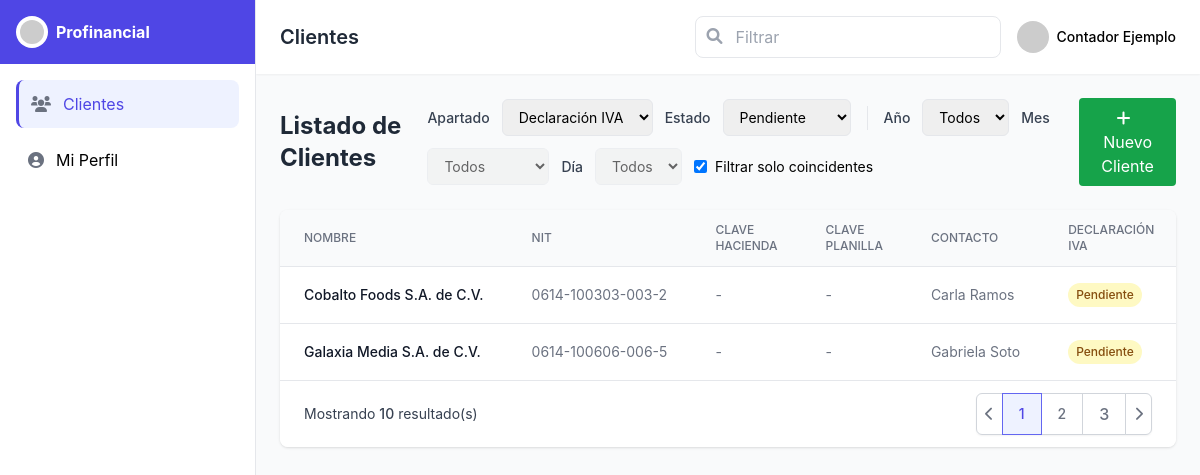
The app's page /cliente/PHP/clientes_listado.php with its own data.
### tables this page shows
CREATE TABLE IF NOT EXISTS `clientes` (
  `id` bigint NOT NULL AUTO_INCREMENT,
  `nombre` varchar(160) NOT NULL,
  `nit` varchar(32) DEFAULT NULL,
  `nrc` varchar(32) DEFAULT NULL,
  `contacto` varchar(120) DEFAULT NULL,
  `telefono` varchar(40) DEFAULT NULL,
  `email` varchar(160) DEFAULT NULL,
  `clave_hacienda` varchar(64) DEFAULT NULL,
  `clave_planilla` varchar(64) DEFAULT NULL,
  `contador` varchar(120) DEFAULT NULL,
  `direccion` varchar(255) DEFAULT NULL,
  `activo` tinyint(1) NOT NULL DEFAULT '1',
  `creado_en` timestamp NOT NULL DEFAULT CURRENT_TIMESTAMP,
  `actualizado_en` timestamp NULL DEFAULT NULL ON UPDATE CURRENT_TIMESTAMP,
  PRIMARY KEY (`id`),
  UNIQUE KEY `uk_clientes_ident` (`nit`,`nrc`),
  KEY `idx_clientes_nombre` (`nombre`)
);

### cliente/PHP/clientes_listado.php (the view, shortened to what this page needs)
<?php
$DB_HOST='localhost';
$DB_NAME='profinancial_crm';
$DB_USER='root';
$DB_PASS='';
function h($s){ return htmlspecialchars((string)$s, ENT_QUOTES, 'UTF-8'); }
try {
  $pdo = new PDO("mysql:host=$DB_HOST;dbname=$DB_NAME;charset=utf8mb4",
                 $DB_USER,$DB_PASS,[PDO::ATTR_ERRMODE=>PDO::ERRMODE_EXCEPTION]);
  $sql = "
    SELECT
      c.id AS cliente_id, c.nombre AS cliente_nombre, c.nit, c.contacto, c.telefono, c.email,
      u.nombre AS contador,
      per.anio, per.mes,
      MAX(CASE WHEN tf.codigo='IVA'
        THEN CASE WHEN p.pagado=1 THEN 'pagada'
                  WHEN p.presentado=1 THEN 'presentada'
                  ELSE 'pendiente' END END) AS iva,
      MAX(CASE WHEN tf.codigo='PA'
        THEN CASE WHEN (p.presentado=1 OR p.pagado=1) THEN 'realizado'
                  ELSE 'pendiente' END END) AS pa,
      MAX(CASE WHEN tf.codigo='PLANILLA'
        THEN CASE WHEN p.pagado=1 THEN 'pagada'
                  ELSE 'pendiente' END END) AS planilla,
      MAX(CASE WHEN tf.codigo='CONTAB'
        THEN CASE WHEN (p.presentado=1 OR p.pagado=1) THEN 'realizado'
                  ELSE 'pendiente' END END) AS conta,
      MAX(CASE WHEN ch.servicio='HACIENDA' THEN ch.usuario_servicio END) AS clave_hacienda,
      MAX(CASE WHEN cp.servicio='PLANILLA' THEN cp.usuario_servicio END) AS clave_planilla
    FROM clientes c
    LEFT JOIN asignaciones_cliente ac
           ON ac.cliente_id=c.id AND ac.hasta IS NULL AND ac.rol_en_cliente='RESPONSABLE'
    LEFT JOIN usuarios u ON u.id=ac.usuario_id
    LEFT JOIN periodos per ON per.cliente_id=c.id
    LEFT JOIN presentaciones p ON p.periodo_id=per.id
    LEFT JOIN tipos_formulario tf ON tf.id=p.tipo_formulario_id
    LEFT JOIN credenciales_cliente ch ON ch.cliente_id=c.id AND ch.servicio='HACIENDA'
    LEFT JOIN credenciales_cliente cp ON cp.cliente_id=c.id AND cp.servicio='PLANILLA'
    /* Si quieres limitar a los últimos 12 meses, cambia el WHERE */
    WHERE 1=1
    GROUP BY c.id, c.nombre, c.nit, c.contacto, c.telefono, c.email, u.nombre, per.anio, per.mes
    ORDER BY per.anio DESC, per.mes DESC, c.nombre ASC
  ";
  $rows = $pdo->query($sql)->fetchAll(PDO::FETCH_ASSOC);
} catch(Throwable $e) {
  http_response_code(500);
  echo "<h1>Error de conexión</h1><pre>".h($e->getMessage())."</pre>";
  exit;
}
function primeraDelMes($anio,$mes){
  return sprintf('%04d-%02d-01',(int)$anio,(int)$mes);
}
?>
<!DOCTYPE html>
<html lang="es">
<head>
  <script src="https://cdn.tailwindcss.com"></script>
  <link href="https://cdnjs.cloudflare.com/ajax/libs/font-awesome/6.0.0-beta3/css/all.min.css" rel="stylesheet">
</head>
<body class="bg-gray-50">
<div class="flex h-screen">
  <div class="hidden md:flex flex-col w-64 bg-white border-r">
    <div class="flex items-center h-16 px-4 bg-indigo-600">
      <div class="flex items-center">
        <img src="https://placehold.co/30x30" alt="Logo Profinancial" class="h-8 w-8 rounded-full bg-white p-1">
        <span class="ml-2 text-white font-bold">Profinancial</span>
      </div>
    </div>
    <nav class="flex-1 p-4">
      <div class="space-y-2">
        <a href="#" class="sidebar-item active flex items-center p-3 rounded-lg">
          <i class="fas fa-users mr-3 text-gray-500"></i> Clientes
        </a>
        <a href="../cliente/perfil_contador.html" class="sidebar-item flex items-center p-3 rounded-lg">
          <i class="fas fa-user-circle mr-3 text-gray-500"></i> Mi Perfil
        </a>
      </div>
    </nav>
  </div>
  <div class="flex-1 flex flex-col overflow-hidden">
    <header class="bg-white shadow-sm">
      <div class="px-6 py-4 flex items-center justify-between">
        <h1 class="text-xl font-semibold text-gray-800" id="page-title">Clientes</h1>
        <div class="flex items-center space-x-4">
          <div class="relative">
            <input id="filtroTexto" type="text" placeholder="Filtrar" class="search-box pl-10 pr-4 py-2 border rounded-lg focus:outline-none focus:border-indigo-500">
            <i class="fas fa-search absolute left-3 top-3 text-gray-400"></i>
          </div>
          <div class="flex items-center">
            <img src="https://placehold.co/40x40" alt="Foto perfil" class="h-8 w-8 rounded-full mr-2">
            <span class="text-sm font-medium">Contador Ejemplo</span>
          </div>
        </div>
      </div>
    </header>
    <main class="flex-1 overflow-y-auto p-6">
      <div class="flex flex-col lg:flex-row lg:items-center lg:justify-between gap-4 mb-6">
        <h2 class="text-2xl font-bold text-gray-800">Listado de Clientes</h2>
        <div class="flex flex-wrap items-center gap-3">
          <label class="text-sm font-medium text-gray-700">Apartado</label>
          <select id="selectApartado" class="border rounded-md px-3 py-2 text-sm focus:outline-none focus:ring-2 focus:ring-indigo-500">
            <option value="iva">Declaración IVA</option>
          </select>
          <label class="text-sm font-medium text-gray-700">Estado</label>
          <select id="selectEstado" class="border rounded-md px-3 py-2 text-sm focus:outline-none focus:ring-2 focus:ring-indigo-500"></select>
          <span class="h-6 w-px bg-gray-200 mx-1"></span>
          <label class="text-sm font-medium text-gray-700">Año</label>
          <select id="selectAnio" class="border rounded-md px-3 py-2 text-sm focus:outline-none focus:ring-2 focus:ring-indigo-500">
            <option value="">Todos</option>
          </select>
          <label class="text-sm font-medium text-gray-700">Mes</label>
          <select id="selectMes" class="border rounded-md px-3 py-2 text-sm focus:outline-none focus:ring-2 focus:ring-indigo-500" disabled>
            <option value="">Todos</option>
          </select>
          <label class="text-sm font-medium text-gray-700">Día</label>
          <select id="selectDia" class="border rounded-md px-3 py-2 text-sm focus:outline-none focus:ring-2 focus:ring-indigo-500" disabled>
            <option value="">Todos</option>
          </select>
          <label class="inline-flex items-center gap-2 text-sm">
            <input id="chkFiltrar" type="checkbox" class="rounded border-gray-300" checked>
            Filtrar solo coincidentes
          </label>
        </div>
        <a href="../cliente/nuevo_cliente.html">
          <button class="bg-green-600 text-white px-4 py-2 rounded hover:bg-green-700 transition">
            <i class="fas fa-plus mr-2"></i> Nuevo Cliente
          </button>
        </a>
      </div>
      <div class="bg-white rounded-lg shadow overflow-hidden">
        <div class="overflow-x-auto">
          <table id="tablaClientes" class="min-w-full divide-y divide-gray-200">
            <thead class="bg-gray-50">
              <tr>
                <th class="px-6 py-3 text-left text-xs font-medium text-gray-500 uppercase">Nombre</th>
                <th class="px-6 py-3 text-left text-xs font-medium text-gray-500 uppercase">NIT</th>
                <th class="px-6 py-3 text-left text-xs font-medium text-gray-500 uppercase">Clave Hacienda</th>
                <th class="px-6 py-3 text-left text-xs font-medium text-gray-500 uppercase">Clave Planilla</th>
                <th class="px-6 py-3 text-left text-xs font-medium text-gray-500 uppercase">Contacto</th>
                <th class="px-6 py-3 text-left text-xs font-medium text-gray-500 uppercase">Declaración IVA</th>
              </tr>
            </thead>
            <tbody class="bg-white divide-y divide-gray-200">
              <?php foreach ($rows as $r):
                $fecha = primeraDelMes($r['anio'],$r['mes']);
                $iva = strtolower($r['iva'] ?? 'pendiente');
                $pa  = strtolower($r['pa']  ?? 'pendiente');
                $pla = strtolower($r['planilla'] ?? 'pendiente');
                $con = strtolower($r['conta'] ?? 'pendiente');
              ?>
              <tr
                data-fecha="<?=h($fecha)?>"
                data-iva="<?=h($iva)?>"
                data-pa="<?=h($pa)?>"
                data-planilla="<?=h($pla)?>"
                data-conta="<?=h($con)?>"
              >
                <td class="px-6 py-4 whitespace-nowrap text-sm font-medium text-gray-900"><?=h($r['cliente_nombre'])?></td>
                <td class="px-6 py-4 whitespace-nowrap text-sm text-gray-500"><?=h($r['nit'])?></td>
                <td class="px-6 py-4 whitespace-nowrap text-sm text-gray-500"><?=h($r['clave_hacienda'] ?? '-')?></td>
                <td class="px-6 py-4 whitespace-nowrap text-sm text-gray-500"><?=h($r['clave_planilla'] ?? '-')?></td>
                <td class="px-6 py-4 whitespace-nowrap text-sm text-gray-500"><?=h($r['contacto'])?></td>
                <td class="px-6 py-4 whitespace-nowrap text-sm"><span class="estado-badge" data-col="iva"></span></td>
              </tr>
              <?php endforeach; ?>
            </tbody>
          </table>
        </div>
        <div class="bg-white px-4 py-3 flex items-center justify-between border-t border-gray-200 sm:px-6">
          <div class="hidden sm:flex-1 sm:flex sm:items-center sm:justify-between">
            <div>
              <p class="text-sm text-gray-700">
                Mostrando <span class="font-medium"><?=count($rows)?></span> resultado(s)
              </p>
            </div>
            <div>
              <nav class="relative z-0 inline-flex rounded-md shadow-sm -space-x-px">
                <a class="relative inline-flex items-center px-2 py-2 rounded-l-md border border-gray-300 bg-white text-sm font-medium text-gray-500">
                  <i class="fas fa-chevron-left"></i>
                </a>
                <a aria-current="page" class="z-10 bg-indigo-50 border-indigo-500 text-indigo-600 relative inline-flex items-center px-4 py-2 border text-sm font-medium">1</a>
                <a class="bg-white border-gray-300 text-gray-500 relative inline-flex items-center px-4 py-2 border text-sm font-medium">2</a>
                <a class="bg-white border-gray-300 text-gray-500 relative inline-flex items-center px-4 py-2 border text sm font-medium">3</a>
                <a class="relative inline-flex items-center px-2 py-2 rounded-r-md border border-gray-300 bg-white text-sm font-medium text-gray-500">
                  <i class="fas fa-chevron-right"></i>
                </a>
              </nav>
            </div>
          </div>
        </div>
      </div>
    </main>
  </div>
</div>
</body>
</html>

### cliente/PHP/clientes_listado.php (style rules this page uses)
body { font-family: 'Inter', sans-serif; }
.sidebar-item.active { background-color: #eef2ff; color: #4f46e5; border-left: 3px solid #4f46e5; }
select:disabled { opacity: .6; cursor: not-allowed; }

### records on screen
clientes: nombre "Cobalto Foods S.A. de C.V.", nit "0614-100303-003-2", clave_hacienda "-", clave_planilla "-", contacto "Carla Ramos"
clientes: nombre "Galaxia Media S.A. de C.V.", nit "0614-100606-006-5", clave_hacienda "-", clave_planilla "-", contacto "Gabriela Soto"

### other values on screen
count($rows) "10"
